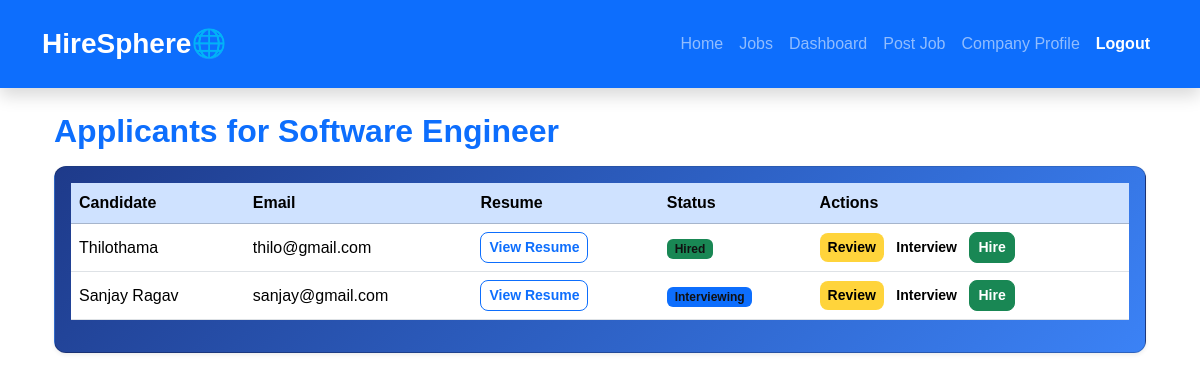
Page /applicants/1 (signed in) on the committed database.
### week_05/models.py (models this page shows)
class Job(db.Model):
    __tablename__ = "jobs"
    id = db.Column(db.Integer, primary_key=True)
    job_title = db.Column(db.String(150), nullable=False)
    location = db.Column(db.String(100), nullable=False)
    experience = db.Column(db.String(50), nullable=False)
    salary = db.Column(db.String(50), nullable=False)
    job_type = db.Column(db.String(50), nullable=False)
    skills = db.Column(db.Text, nullable=False)
    description = db.Column(db.Text, nullable=False)
    posted_date = db.Column(db.DateTime, default=datetime.utcnow)
    employer_id = db.Column(
        db.Integer,
        db.ForeignKey("user.id"),
        nullable=False
    )
    applications = db.relationship(
        "Application",
        backref="job",
        lazy=True,
        cascade="all, delete-orphan"
    )

class Application(db.Model):
    __tablename__ = "applications"
    id = db.Column(db.Integer, primary_key=True)
    user_id = db.Column(
        db.Integer,
        db.ForeignKey("user.id"),
        nullable=False
    )
    job_id = db.Column(
        db.Integer,
        db.ForeignKey("jobs.id"),
        nullable=False
    )
    applied_date = db.Column(
        db.DateTime,
        default=datetime.utcnow
    )
    status = db.Column(
        db.String(30),
        default="Pending"
    )
    resume_file = db.Column(db.String(200))

class User(UserMixin, db.Model):
    __tablename__ = "user"
    id = db.Column(db.Integer, primary_key=True)
    name = db.Column(db.String(100), nullable=False)
    email = db.Column(db.String(120), unique=True, nullable=False)
    password = db.Column(db.String(200), nullable=False)
    role = db.Column(db.String(20), nullable=False)
    phone = db.Column(db.String(20))
    city = db.Column(db.String(100))
    skills = db.Column(db.Text)
    experience = db.Column(db.String(100))
    education = db.Column(db.String(100))
    about = db.Column(db.Text)
    profile_pic = db.Column(db.String(100))
    resume = db.Column(db.String(100))
    created = db.Column(db.DateTime, default=datetime.utcnow)
    company_logo = db.Column(db.String(150))
    company_name = db.Column(db.String(150))
    company_website = db.Column(db.String(150))
    industry = db.Column(db.String(100))
    company_size = db.Column(db.String(100))
    founded = db.Column(db.String(20))
    company_about = db.Column(db.Text)
    company_location = db.Column(db.String(150))
    jobs = db.relationship(
        "Job",
        backref="employer",
        lazy=True,
        cascade="all, delete-orphan"
    )
    applications = db.relationship(
        "Application",
        backref="candidate",
        lazy=True,
        cascade="all, delete-orphan"
    )

### week_05/routes.py (the view)
@main.route("/applicants/<int:job_id>")
@login_required
def view_applicants(job_id):
    job = Job.query.get_or_404(job_id)
    if job.employer_id != current_user.id:
        flash("Access denied.", "danger")
        return redirect(url_for("main.employer_dashboard"))
    applications = Application.query.filter_by(job_id=job.id).all()
    return render_template(
        "employer/applicants.html",
        job=job,
        applications=applications
    )

### week_05/models.py (called while the page is built)
@login_manager.user_loader
def load_user(user_id):
    return db.session.get(User, int(user_id))

### week_05/templates/employer/applicants.html
{% extends "base.html" %}
{% block content %}
<div class="container mt-4">
    <h2 class="fw-bold text-primary mb-3">
        Applicants for {{ job.job_title }}
    </h2>
    <div class="card shadow-sm">
        <div class="card-body">
            <table class="table table-hover align-middle">
                <thead class="table-primary">
                    <tr>
                        <th>Candidate</th>
                        <th>Email</th>
                        <th>Resume</th>
                        <th>Status</th>
                        <th>Actions</th>
                    </tr>
                </thead>
                <tbody>
                    {% for app in applications %}
                    <tr>
                        <td>{{ app.candidate.name }}</td>
                        <td>{{ app.candidate.email }}</td>
                        <td>
                            {% if app.candidate.resume %}
                                <a href="{{ url_for('main.view_resume', app_id=app.id) }}"
                                class="btn btn-outline-primary btn-sm">
                                    View Resume
                                </a>
                            {% else %}
                                <span class="text-danger">
                                    No Resume
                                </span>
                            {% endif %}
                        </td>
                        <td>
                            {% if app.status == "Pending" %}
                                <span class="badge bg-warning text-dark">
                                    {{ app.status }}
                                </span>
                            {% elif app.status == "In Review" %}
                                <span class="badge bg-info">
                                    {{ app.status }}
                                </span>
                            {% elif app.status == "Interviewing" %}
                                <span class="badge bg-primary">
                                    {{ app.status }}
                                </span>
                            {% elif app.status == "Hired" %}
                                <span class="badge bg-success">
                                    {{ app.status }}
                                </span>
                            {% else %}
                                <span class="badge bg-secondary">
                                    {{ app.status }}
                                </span>
                            {% endif %}
                        </td>
                        <td>
                            <a href="{{ url_for('main.update_status',
                            app_id=app.id,
                            status='In Review') }}"
                               class="btn btn-warning btn-sm">
                                Review
                            </a>
                            <a href="{{ url_for('main.update_status',
                            app_id=app.id,
                            status='Interviewing') }}"
                               class="btn btn-primary btn-sm">
                                Interview
                            </a>
                            <a href="{{ url_for('main.update_status',
                            app_id=app.id,
                            status='Hired') }}"
                               class="btn btn-success btn-sm">
                                Hire
                            </a>
                        </td>
                    </tr>
                    {% else %}
                    <tr>
                        <td colspan="5" class="text-center text-muted">
                            No applicants have applied yet.
                        </td>
                    </tr>
                    {% endfor %}
                </tbody>
            </table>
        </div>
    </div>
</div>
{% endblock %}

### week_05/static/css/style.css (style rules this page uses)
html, body { min-height: 100%; }
body { background: transparent; font-family:Poppins,sans-serif; }
.btn-primary { background:#0A66C2; border:none; }
.card { border-radius: 12px; transition: transform 0.3s ease, box-shadow 0.3s ease; }
.card:nth-of-type(1) { background: linear-gradient(135deg, #1E3A8A, #3B82F6); color: #fff; }
.card .badge { background: rgba(255,255,255,0.85); color: #111; font-weight: 600; }
.card .btn { border-radius: 8px; font-weight: 600; }
.card .btn-primary { background: #fff; color: #000; border: none; }
.card .btn-warning { background: #FFD43B; color: #000; border: none; }

### rows in the picture
Job: job_title "Software Engineer"
Application: candidate.name "Thilothama", candidate.email "thilo@gmail.com", status "Hired"
Application: candidate.name "Sanjay Ragav", candidate.email "sanjay@gmail.com", status "Interviewing"
